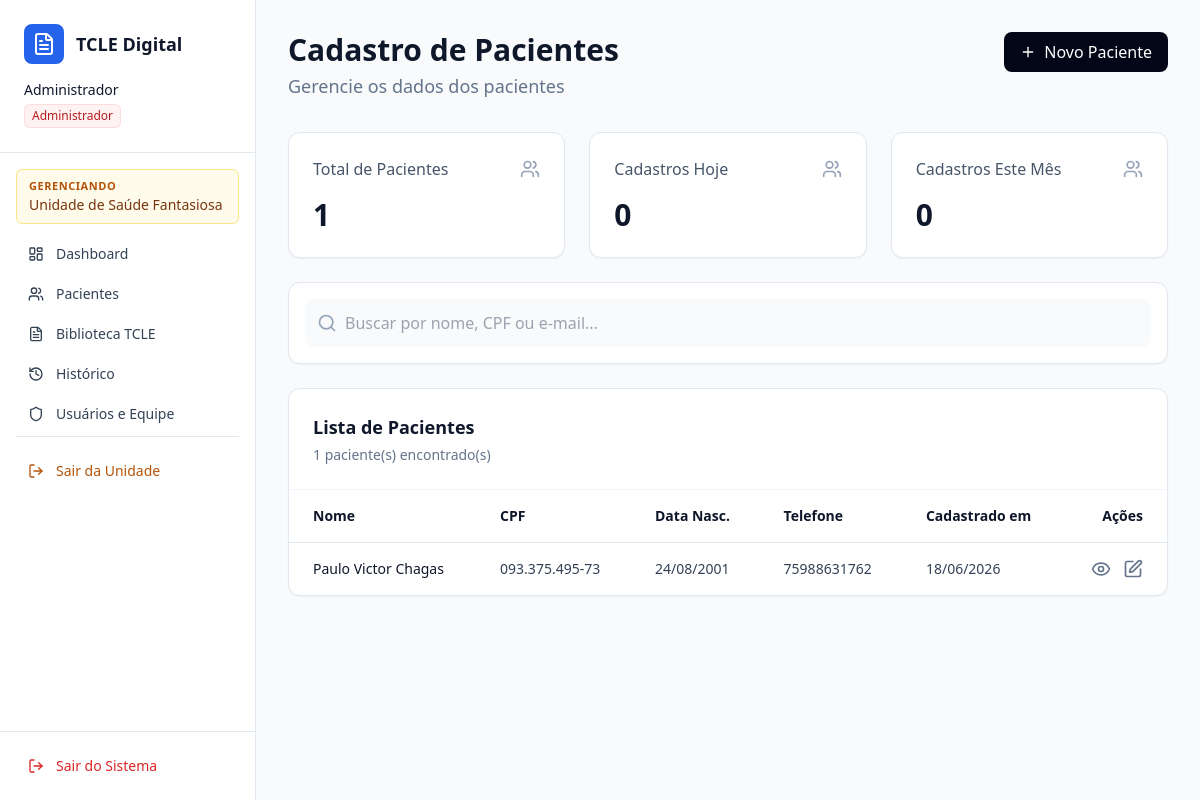
The app's page /pacientes/ (signed in) with its own data.
### usuarios/models.py (models this page shows, shortened)
class Usuario(AbstractUser):
    PERFIL_CHOICES = [
        ('ADM', 'Administrador Geral'),
        ('COORDENADOR', 'Coordenador da Instituição'),
        ('PADRAO', 'Usuário Padrão (Profissional de Saúde)'),
    ]
    perfil = models.CharField('Nível de Acesso', max_length=20, choices=PERFIL_CHOICES, default='PADRAO')
    profissao = models.CharField('Profissão', max_length=100, blank=True, null=True)
    primeiro_acesso = models.BooleanField('Primeiro Acesso', default=True) # Trava de segurança
    instituicao = models.ForeignKey(
        Instituicao,
        on_delete=models.CASCADE,
        related_name='funcionarios',
        blank=True,
        null=True,
        help_text='Deixar em branco apenas se o perfil for Administrador Geral (ADM).'
    )

class Instituicao(models.Model):
    nome = models.CharField('Nome da Instituição', max_length=255)
    cnpj = models.CharField('CNPJ', max_length=18, unique=True, blank=True, null=True)
    telefone = models.CharField('Telefone', max_length=20, blank=True, null=True)
    ativo = models.BooleanField('Instituição Ativa', default=True)
    criado_em = models.DateTimeField(auto_now_add=True)
    class Meta:
        verbose_name = 'Instituição'
        verbose_name_plural = 'Instituições'

### pacientes/models.py (models this page shows, shortened)
class Paciente(models.Model):
    instituicao = models.ForeignKey(Instituicao, on_delete=models.CASCADE, related_name='pacientes')
    nome = models.CharField('Nome Completo', max_length=255)
    cpf = models.CharField('CPF', max_length=14)
    rg = models.CharField('RG', max_length=20)
    data_nascimento = models.DateField('Data de Nascimento')
    telefone = models.CharField('Telefone', max_length=20)
    email = models.EmailField('E-mail', blank=True, null=True)
    cep = models.CharField('CEP', max_length=9)
    tipo_logradouro = models.CharField('Tipo de Logradouro', max_length=20)
    logradouro = models.CharField('Logradouro', max_length=255)
    numero = models.CharField('Número', max_length=20)
    complemento = models.CharField('Complemento', max_length=100, blank=True, null=True)
    bairro = models.CharField('Bairro', max_length=100)
    cidade = models.CharField('Cidade', max_length=100)
    uf = models.CharField('UF', max_length=2)
    criado_em = models.DateTimeField(auto_now_add=True)
    criado_por = models.ForeignKey(settings.AUTH_USER_MODEL, on_delete=models.SET_NULL, null=True)
    class Meta:
        unique_together = ('instituicao', 'cpf')

### pacientes/views.py (the view, shortened to what this page needs)
# urls.py: path('pacientes/', pacientes_views.gerenciar_pacientes, name='pacientes'),
@login_required
def gerenciar_pacientes(request):
    instituicao = get_instituicao_contexto(request)
    if not instituicao:
        if eh_admin_geral(request.user):
            messages.error(request, 'Selecione uma Unidade de Saúde para gerenciar antes de acessar pacientes.')
            return redirect('painel_adm')
        messages.error(request, 'Você precisa estar vinculado a uma Unidade de Saúde para acessar pacientes.')
        return redirect('dashboard')
    pacientes = Paciente.objects.filter(instituicao=instituicao).order_by('-criado_em')
    hoje = timezone.now().date()
    inicio_mes = hoje.replace(day=1)
    contexto = {
        'pacientes': pacientes,
        'total_pacientes': pacientes.count(),
        'cadastros_hoje': pacientes.filter(criado_em__date=hoje).count(),
        'cadastros_mes': pacientes.filter(criado_em__date__gte=inicio_mes).count(),
    }
    return render(request, 'pacientes/lista.html', contexto)

### usuarios/context_processors.py (called while the page is built)
def unidade_ativa_processor(request):
    if not request.user.is_authenticated:
        return {}
    is_admin = eh_admin_geral(request.user)
    unidade_ativa = get_instituicao_contexto(request) if is_admin else None
    return {
        'eh_admin_geral': is_admin,
        'unidade_ativa': unidade_ativa,
    }

### usuarios/utils.py (called while the page is built)
def eh_admin_geral(user):
    return user.is_authenticated and (user.perfil == 'ADM' or user.is_superuser)

def get_instituicao_contexto(request):
    user = request.user
    if eh_admin_geral(user):
        inst_id = request.session.get('instituicao_ativa_id')
        if not inst_id:
            return None
        return Instituicao.objects.filter(id=inst_id).first()
    return user.instituicao

### pacientes/templates/pacientes/lista.html (shortened to what this page needs)
{% extends 'usuarios/base.html' %}
{% block content %}
<div class="p-8 max-w-7xl mx-auto">
    <div class="flex justify-between items-start mb-8">
        <div>
            <h1 class="text-3xl font-semibold text-slate-900 mb-1">Cadastro de Pacientes</h1>
            <p class="text-slate-500 text-lg">Gerencie os dados dos pacientes</p>
        </div>
        <button onclick="abrirModal('modalCadastro')"
            class="bg-slate-950 text-white px-4 py-2 rounded-lg font-medium flex items-center gap-2 hover:bg-slate-800 transition-colors">
            <i data-lucide="plus" class="w-4 h-4"></i>
            Novo Paciente
        </button>
    </div>
    <div class="grid grid-cols-1 md:grid-cols-3 gap-6 mb-6">
        <div class="bg-white border border-slate-200 rounded-xl p-6 shadow-sm">
            <div class="flex justify-between items-center mb-4">
                <span class="text-slate-600 font-medium">Total de Pacientes</span>
                <i data-lucide="users" class="w-5 h-5 text-slate-400"></i>
            </div>
            <div class="text-3xl font-semibold text-slate-900">{{ total_pacientes }}</div>
        </div>
        <div class="bg-white border border-slate-200 rounded-xl p-6 shadow-sm">
            <div class="flex justify-between items-center mb-4">
                <span class="text-slate-600 font-medium">Cadastros Hoje</span>
                <i data-lucide="users" class="w-5 h-5 text-slate-400"></i>
            </div>
            <div class="text-3xl font-semibold text-slate-900">{{ cadastros_hoje }}</div>
        </div>
        <div class="bg-white border border-slate-200 rounded-xl p-6 shadow-sm">
            <div class="flex justify-between items-center mb-4">
                <span class="text-slate-600 font-medium">Cadastros Este Mês</span>
                <i data-lucide="users" class="w-5 h-5 text-slate-400"></i>
            </div>
            <div class="text-3xl font-semibold text-slate-900">{{ cadastros_mes }}</div>
        </div>
    </div>
    <div class="bg-white border border-slate-200 rounded-xl p-4 shadow-sm mb-6">
        <div class="relative">
            <i data-lucide="search"
                class="absolute left-3 top-1/2 transform -translate-y-1/2 text-slate-400 w-5 h-5"></i>
            <input type="text" id="searchInput" placeholder="Buscar por nome, CPF ou e-mail..."
                class="w-full bg-slate-50 border-none rounded-lg pl-10 pr-4 py-3 text-slate-700 focus:ring-2 focus:ring-blue-100 outline-none transition-all">
        </div>
    </div>
    <div class="bg-white border border-slate-200 rounded-xl shadow-sm overflow-hidden">
        <div class="p-6 border-b border-slate-100">
            <h2 class="text-lg font-semibold text-slate-900">Lista de Pacientes</h2>
            <p class="text-slate-500 text-sm mt-1">{{ total_pacientes }} paciente(s) encontrado(s)</p>
        </div>
        <div class="overflow-x-auto">
            <table class="w-full text-left text-sm text-slate-700">
                <thead class="font-semibold text-slate-900 border-b border-slate-200">
                    <tr>
                        <th class="px-6 py-4">Nome</th>
                        <th class="px-6 py-4">CPF</th>
                        <th class="px-6 py-4">Data Nasc.</th>
                        <th class="px-6 py-4">Telefone</th>
                        <th class="px-6 py-4">Cadastrado em</th>
                        <th class="px-6 py-4 text-right">Ações</th>
                    </tr>
                </thead>
                <tbody class="divide-y divide-slate-100" id="tabelaPacientes">
                    {% for p in pacientes %}
                    <tr class="hover:bg-slate-50 transition-colors">
                        <td class="px-6 py-4 font-medium text-slate-900">
                            {{ p.nome }}
                        </td>
                        <td class="px-6 py-4">{{ p.cpf }}</td>
                        <td class="px-6 py-4">{{ p.data_nascimento|date:"d/m/Y" }}</td>
                        <td class="px-6 py-4">{{ p.telefone }}</td>
                        <td class="px-6 py-4">{{ p.criado_em|date:"d/m/Y" }}</td>
                        <td class="px-6 py-4 text-right">
                            <div class="flex justify-end gap-3">
                                <button data-nome="{{ p.nome }}" data-cpf="{{ p.cpf }}" data-rg="{{ p.rg }}"
                                    data-nasc="{{ p.data_nascimento|date:'d/m/Y' }}" data-tel="{{ p.telefone }}"
                                    data-email="{{ p.email|default:'Não informado' }}"
                                    data-endereco="{{ p.tipo_logradouro|default:'' }} {{ p.logradouro|default:'' }}, {{ p.numero|default:'S/N' }} - {{ p.complemento|default:'' }}"
                                    data-bairro="{{ p.bairro|default:'' }}" data-cidade="{{ p.cidade|default:'' }}"
                                    data-uf="{{ p.uf|default:'' }}" data-cep="{{ p.cep|default:'' }}"
                                    data-cad="{{ p.criado_em|date:'d/m/Y' }}" onclick="abrirModalVisualizar(this)"
                                    class="text-slate-500 hover:text-blue-600 transition-colors">
                                    <i data-lucide="eye" class="w-5 h-5"></i>
                                </button>
                                <button data-id="{{ p.id }}" data-nome="{{ p.nome }}" data-cpf="{{ p.cpf }}"
                                    data-rg="{{ p.rg }}" data-nasc="{{ p.data_nascimento|date:'Y-m-d' }}"
                                    data-tel="{{ p.telefone }}" data-email="{{ p.email|default:'' }}"
                                    data-cep="{{ p.cep|default:'' }}" data-tipo="{{ p.tipo_logradouro|default:'' }}"
                                    data-logradouro="{{ p.logradouro|default:'' }}"
                                    data-numero="{{ p.numero|default:'' }}" data-comp="{{ p.complemento|default:'' }}"
                                    data-bairro="{{ p.bairro|default:'' }}" data-cidade="{{ p.cidade|default:'' }}"
                                    data-uf="{{ p.uf|default:'' }}" onclick="abrirModalEditar(this)"
                                    class="text-slate-500 hover:text-blue-600 transition-colors">
                                    <i data-lucide="edit" class="w-5 h-5"></i>
                                </button>
                            </div>
                        </td>
                    </tr>
                    {% empty %}
                    <tr>
                        <td colspan="6" class="px-6 py-8 text-center text-slate-500">Nenhum paciente cadastrado.</td>
                    </tr>
                    {% endfor %}
                </tbody>
            </table>
        </div>
    </div>
</div>
{% endblock %}

### usuarios/templates/usuarios/base.html (shortened to what this page needs)
<!DOCTYPE html>
<html lang="pt-br">
<head>
    <script src="https://cdn.tailwindcss.com"></script>
</head>
<body class="bg-slate-50 text-slate-900 h-screen flex overflow-hidden">
    <aside class="w-64 bg-white border-r border-slate-200 h-screen flex flex-col">
        <div class="p-6 border-b border-slate-200">
            <div class="flex items-center gap-3 mb-4">
                <div class="bg-blue-600 p-2 rounded-lg">
                    <i data-lucide="file-text" class="w-6 h-6 text-white"></i>
                </div>
                <h2 class="font-semibold text-lg">TCLE Digital</h2>
            </div>
            <div class="space-y-1">
                <p class="text-sm font-medium text-slate-900">{{ request.user.first_name|default:"Administrador" }}</p>
                {% if request.user.perfil == 'ADM' or request.user.is_superuser %}
                <span
                    class="inline-flex items-center rounded-md bg-red-50 px-2 py-1 text-xs font-medium text-red-700 ring-1 ring-inset ring-red-600/10">Administrador</span>
                {% elif request.user.perfil == 'COORDENADOR' %}
                <span
                    class="inline-flex items-center rounded-md bg-purple-50 px-2 py-1 text-xs font-medium text-purple-700 ring-1 ring-inset ring-purple-600/10">Coordenador</span>
                {% else %}
                <span
                    class="inline-flex items-center rounded-md bg-blue-50 px-2 py-1 text-xs font-medium text-blue-700 ring-1 ring-inset ring-blue-700/10">Usuário
                    Padrão</span>
                {% endif %}
            </div>
        </div>
        <nav class="flex-1 p-4 space-y-1 overflow-y-auto">
            {% if eh_admin_geral and not unidade_ativa %}
            <a href="{% url 'painel_adm' %}"
                class="flex items-center w-full px-3 py-2 text-sm font-medium rounded-md bg-blue-50 text-blue-700">
                <i data-lucide="building" class="w-4 h-4 mr-3"></i> Unidades de Saúde
            </a>
            {% elif eh_admin_geral and unidade_ativa %}
            <div class="mb-3 px-3 py-2 rounded-md bg-amber-50 border border-amber-200">
                <p class="text-[11px] font-semibold text-amber-700 uppercase tracking-wider">Gerenciando</p>
                <p class="text-sm font-medium text-amber-900 truncate">{{ unidade_ativa.nome }}</p>
            </div>
            <a href="{% url 'dashboard' %}"
                class="flex items-center w-full px-3 py-2 text-sm font-medium rounded-md hover:bg-slate-50 text-slate-700">
                <i data-lucide="layout-dashboard" class="w-4 h-4 mr-3"></i> Dashboard
            </a>
            <a href="{% url 'pacientes' %}"
                class="flex items-center w-full px-3 py-2 text-sm font-medium rounded-md hover:bg-slate-50 text-slate-700">
                <i data-lucide="users" class="w-4 h-4 mr-3"></i> Pacientes
            </a>
            <a href="{% url 'biblioteca' %}"
                class="flex items-center w-full px-3 py-2 text-sm font-medium rounded-md hover:bg-slate-50 text-slate-700">
                <i data-lucide="file-text" class="w-4 h-4 mr-3"></i> Biblioteca TCLE
            </a>
            <a href="#"
                class="flex items-center w-full px-3 py-2 text-sm font-medium rounded-md hover:bg-slate-50 text-slate-700">
                <i data-lucide="history" class="w-4 h-4 mr-3"></i> Histórico
            </a>
            <a href="{% url 'gerenciar_equipe' %}"
                class="flex items-center w-full px-3 py-2 text-sm font-medium rounded-md hover:bg-slate-50 text-slate-700">
                <i data-lucide="shield" class="w-4 h-4 mr-3"></i> Usuários e Equipe
            </a>
            <div class="pt-4 mt-4 border-t border-slate-200">
                <a href="{% url 'sair_unidade' %}"
                    class="flex items-center w-full px-3 py-2 text-sm font-medium rounded-md text-amber-700 hover:bg-amber-50">
                    <i data-lucide="log-out" class="w-4 h-4 mr-3"></i> Sair da Unidade
                </a>
            </div>
            {% endif %}
        </nav>
        <div class="p-4 border-t border-slate-200">
            <form action="{% url 'logout' %}" method="post">
                <button type="submit"
                    class="flex items-center w-full px-3 py-2 text-sm font-medium rounded-md text-red-600 hover:bg-red-50 hover:text-red-700">
                    <i data-lucide="log-out" class="w-4 h-4 mr-3"></i> Sair do Sistema
                </button>
            </form>
        </div>
    </aside>
    <main class="flex-1 overflow-y-auto">
        {% block content %}
        {% endblock %}
    </main>
</body>
</html>

### records on screen
Usuario: user.first_name "Administrador"
Instituicao: nome "Unidade de Saúde Fantasiosa"
Paciente: nome "Paulo Victor Chagas", cpf "093.375.495-73", data_nascimento "24/08/2001", telefone "75988631762", criado_em "18/06/2026"

### other values on screen
{{ total_pacientes }} "1"
{{ cadastros_hoje }} "0"
{{ cadastros_mes }} "0"
